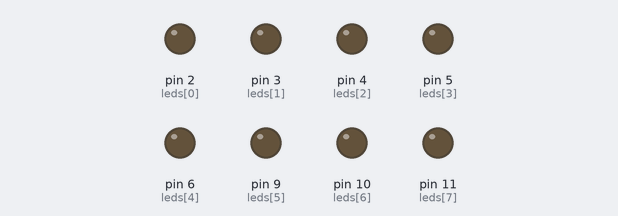
The sketch below on a simulated Arduino Uno, built with avr-gcc and run on an emulated ATmega328P. Parts: output pins drawn as LEDs (lit = HIGH).

Above: at 0.05 s.
At 4.95 s:
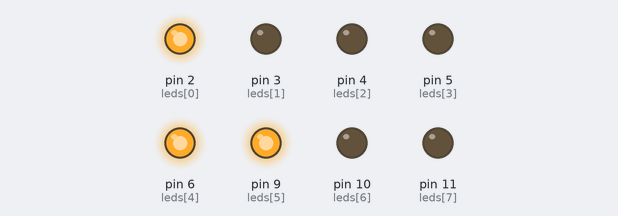
At 9.95 s:
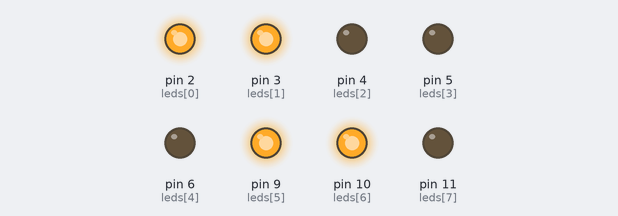
At 19.95 s:
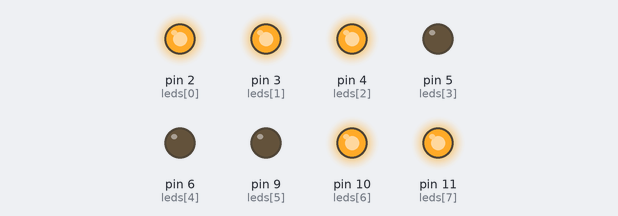
At 25.61 s:
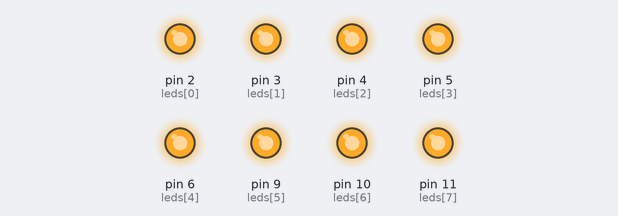
At 39.86 s:
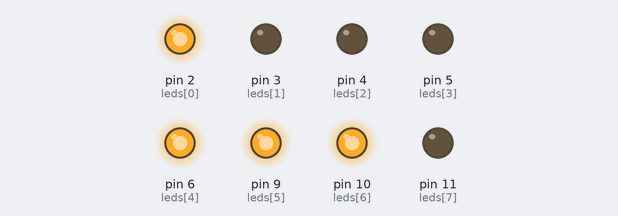
Timing chart, 0 to 40.0 s (numbered marks = the images above):
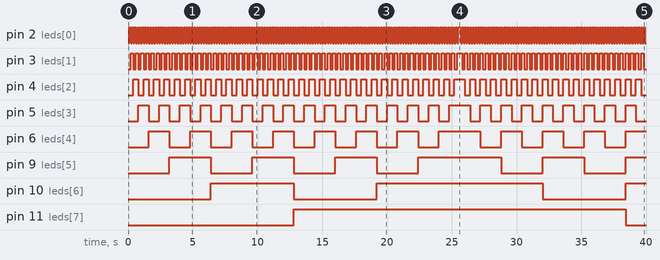

Measured:
- by itself, pin 2 (leds[0]): goes 127 × (HIGH 0.10 s, LOW 0.10 s), HIGH 0.20 s, 71 × (LOW 0.10 s, HIGH 0.10 s), then LOW
- by itself, pin 3 (leds[1]): goes 63 × (HIGH 0.20 s, LOW 0.20 s), HIGH 0.40 s, 35 × (LOW 0.20 s, HIGH 0.20 s), then LOW
- by itself, pin 4 (leds[2]): goes 31 × (HIGH 0.40 s, LOW 0.40 s), HIGH 0.80 s, 17 × (LOW 0.40 s, HIGH 0.40 s), then LOW
- by itself, pin 5 (leds[3]): goes 15 × (HIGH 0.80 s, LOW 0.80 s), HIGH 1.6 s, 8 × (LOW 0.80 s, HIGH 0.80 s), then LOW
- by itself, pin 6 (leds[4]): goes 7 × (HIGH 1.6 s, LOW 1.6 s), HIGH 3.2 s, 3 × (LOW 1.6 s, HIGH 1.6 s), LOW 1.6 s, then HIGH
- by itself, pin 9 (leds[5]): goes 3 × (HIGH 3.2 s, LOW 3.2 s), HIGH 6.4 s, LOW 3.2 s, HIGH 3.2 s, LOW 3.2 s, then HIGH
- by itself, pin 10 (leds[6]): goes HIGH 6.4 s, LOW 6.4 s, HIGH 12.8 s, LOW 6.4 s, then HIGH
- by itself, pin 11 (leds[7]): LOW → HIGH at 12.8 s, → LOW 25.6 s later

The sketch:

3_contador_asc_desc.ino
```cpp
unsigned char leds[]={2,3,4,5,6,9,10,11};
unsigned char contador = 0;
unsigned char vuelta = 0;

void setup() {
  // put your setup code here, to run once:
  for(unsigned char i=0; i<sizeof(leds); i++) {
    pinMode(leds[i], OUTPUT);
  }
}

void decToBin(unsigned char decimal){
  unsigned char residuo = 0;
  unsigned char cociente = decimal;

  for(unsigned char i=0; i<sizeof(leds);i++) {
    residuo= cociente % 2;
    cociente = cociente / 2;
    if (residuo == 1) {
      digitalWrite(leds[i], HIGH);
    }
    else {
      digitalWrite(leds[i], LOW);
    }
  }
}

void loop() {
  // put your main code here, to run repeatedly:
  delay(100);
  if(vuelta == 0){
    if (contador == 255){
      vuelta = 1;
    }
    else {
      contador++;
    }
  }
  else {
    if (contador == 0){
      vuelta = 0;
    }
    else {
      contador--;
    }
  }
  decToBin(contador);
}
```
